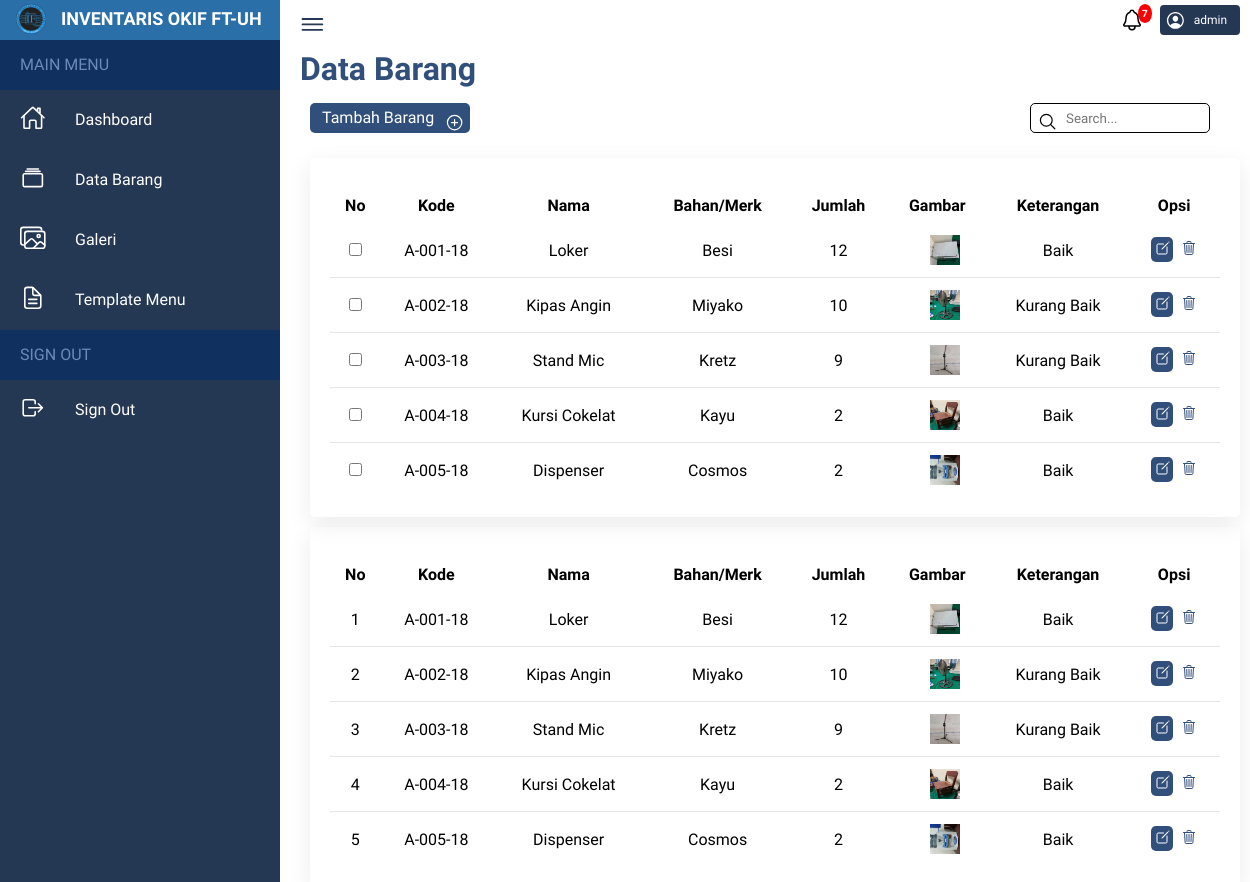
Page /index.php/databarang on the committed database.
### tables this page shows
CREATE TABLE `barang` (
  `id` int(11) NOT NULL,
  `kode` varchar(20) NOT NULL,
  `nama` varchar(50) NOT NULL,
  `bahan` varchar(50) NOT NULL,
  `jumlah` int(11) NOT NULL,
  `keterangan` varchar(40) NOT NULL,
  `gambar` varchar(100) NOT NULL
);

### application/controllers/Databarang.php (called while the page is built, shortened)
<?php
class Databarang extends CI_Controller {
	public function __construct()
	{
		$this->load->model('BarangModel');
	}
	public function index()
	{
		$data['title'] = 'DATA BARANG';
		$data['i'] =  1;
		$data['dataBarang'] = $this->BarangModel->get_barang();
		$this->load->helper('url');
        $this->load->view('templates/header', $data);
        $this->load->view('templates/sidetopbar');
		$this->load->view('databarang/databarang', $data);
        $this->load->view('templates/footer');
	}
}

### index.php (called while the page is built, shortened)
<?php
require_once BASEPATH.'core/CodeIgniter.php';

### application/models/BarangModel.php (called while the page is built, shortened)
<?php
class BarangModel extends CI_Model
{
    private $table = 'barang';
    public function get_barang()
    {
        $this->db->from($this->table);
        $query = $this->db->get();
        return $query->result();
    }
}

### application/views/databarang/databarang.php (the view)
        <div class="dataitem">
            <div class="dataitem__header">
                <div class="dataitem__title">
                    <h1>Data Barang</h1>
                </div>
                <div class="dataitem__fiture">
                    <div class="dataitem__add">
                        <a href="<?= site_url('Databarang/tambahbarang'); ?>" class="dataitem__adddetails">
                            <span>Tambah Barang<ion-icon name="add-circle-outline"></ion-icon></span>
                        </a>
                    </div>
                    <div class="dataitem__search" id="search_bar">
                        <label>
                            <input type="text" placeholder="Search...">
                            <ion-icon name="search-outline"></ion-icon>
                        </label>
                    </div>
                </div>
            </div>
            <div class="dataitem__details">
                <table>
                    <thead>
                        <tr>
                            <td>No</td>
                            <td>Kode</td>
                            <td>Nama</td>
                            <td>Bahan/Merk</td>
                            <td>Jumlah</td>
                            <td>Gambar</td>
                            <td>Keterangan</td>
                            <td>Opsi</td>
                        </tr>
                    </thead>
                    <tbody>
                        <?php
                            foreach ( $dataBarang as $row ) :
                                $ket = str_replace('_', ' ',$row->keterangan);
                        ?>
                            <tr>
                            <td><input type="checkbox"></td>
                            <td><?= $row->kode; ?></td>
                            <td><?= $row->nama; ?></td>
                            <td><?= $row->bahan; ?></td>
                            <td><?= $row->jumlah; ?></td>
                            <td><span class="dataitem__img"><img src="<?= base_url();?>/public/assets/<?= $row->gambar; ?>"></span></td>
                            <td><span class="dataitem__keterangan--<?= $row->keterangan; ?>"><?= $ket; ?></span></td>
                            <td>
                                <a href="<?= base_url(); ?>Databarang/EditBarang/<?= $row->id ?>">
                                    <span class="dataitem__editicon"><ion-icon name="create-outline"></ion-icon></span>
                                </a>
                                <a href="<?= base_url(); ?>Databarang/HapusBarang/<?= $row->id ?>">
                                    <span class="dataitem__deleteicon"><ion-icon name="trash-outline"></ion-icon></span>
                                </a>
                            </td>
                            </tr>
                        <?php
                            endforeach;
                        ?>
                    </tbody>
                </table>
            </div>
            <div class="dataitem__details">
                <table>
                    <thead>
                        <tr>
                            <td>No</td>
                            <td>Kode</td>
                            <td>Nama</td>
                            <td>Bahan/Merk</td>
                            <td>Jumlah</td>
                            <td>Gambar</td>
                            <td>Keterangan</td>
                            <td>Opsi</td>
                        </tr>
                    </thead>
                    <tbody>
                        <?php
                            foreach ( $dataBarang as $row ) :
                                $ket = str_replace('_', ' ',$row->keterangan);
                        ?>
                            <tr>
                            <td><?= $i ?></td>
                            <td><?= $row->kode; ?></td>
                            <td><?= $row->nama; ?></td>
                            <td><?= $row->bahan; ?></td>
                            <td><?= $row->jumlah; ?></td>
                            <td><span class="dataitem__img"><img src="<?= base_url();?>/public/assets/<?= $row->gambar; ?>"></span></td>
                            <td><span class="dataitem__keterangan--<?= $row->keterangan; ?>"><?= $ket; ?></span></td>
                            <td>
                                <a href="<?= base_url(); ?>Databarang/EditBarang/<?= $row->id ?>">
                                    <span class="dataitem__editicon"><ion-icon name="create-outline"></ion-icon></span>
                                </a>
                                <a href="<?= base_url(); ?>Databarang/HapusBarang/<?= $row->id ?>">
                                    <span class="dataitem__deleteicon"><ion-icon name="trash-outline"></ion-icon></span>
                                </a>
                            </td>
                            </tr>
                        <?php
                            $i += 1;
                            endforeach;
                        ?>
                    </tbody>
                </table>
            </div>
        </div>
    </div>
</div>

### application/views/templates/header.php (shortened to what this page needs)
<!DOCTYPE html>
<html lang="en">
<head>
    <link href="https://cdnjs.cloudflare.com/ajax/libs/font-awesome/6.2.1/css/all.min.css" rel="stylesheet"  type="text/css">
    <link rel="stylesheet" href="<?= base_url();?>/public/css/style.css">
</head>
<body>

### application/views/templates/sidetopbar.php (shortened to what this page needs)
<div class="container">
    <div class="navigation">
        <ul class="navigation__list navigation__list--hovered">
            <li class="navigation__item navigation__item--hovered">
                <a href="<?= base_url();?>Dashboard">
                    <span><img src="<?= base_url();?>public/assets/okif.png"></span>
                    <span class="navigation__header">INVENTARIS OKIF FT-UH</span>
                </a>
            </li>
            <li class="navigation__item">
                <div class="navigation__details">
                    <span class="navigation__mainmenu">MAIN MENU</span>
                </div>
            </li>
            <li class="navigation__item">
                <a href="<?= base_url();?>Dashboard" class="navigation__details navigation__details--hovered">
                    <span class="navigation__icon"><ion-icon name="home-outline"></ion-icon></span>
                    <span class="navigation__title">Dashboard</span>
                </a>
            </li>
            <li class="navigation__item">
                <a href="<?= base_url();?>Databarang" class="navigation__details navigation__details--hovered">
                    <span class="navigation__icon"><ion-icon name="albums-outline"></ion-icon></span>
                    <span class="navigation__title">Data Barang</span>
                </a>
            </li>
            <li class="navigation__item">
                <a href="<?= base_url();?>Galeri" class="navigation__details navigation__details--hovered">
                    <span class="navigation__icon"><ion-icon name="images-outline"></ion-icon></span>
                    <span class="navigation__title">Galeri</span>
                </a>
            </li>
            <li class="navigation__item">
                <a href="<?= base_url();?>Tempmenu" class="navigation__details navigation__details--hovered">
                    <span class="navigation__icon"><ion-icon name="document-text-outline"></ion-icon></span>
                    <span class="navigation__title">Template Menu</span>
                </a>
            </li>
            <li class="navigation__item">
                <div class="navigation__details">
                    <span class="navigation__menusignout">SIGN OUT</span>
                </div>
            </li>
            <li class="navigation__item">
                <a href="<?= base_url();?>LogOut" class="navigation__details navigation__details--hovered">
                    <span class="navigation__icon"><ion-icon name="log-out-outline"></ion-icon></span>
                    <span class="navigation__title">Sign Out</span>
                </a>
            </li>
        </ul>
    </div>
    <div class="main">
        <div class="topbar">
            <div class="topbar__left">
                <div class="toggle">
                    <ion-icon name="menu-outline"></ion-icon>
                </div>
            </div>
            <div class="topbar__right">
                <div class="notif__icon" id="notif">
                    <ion-icon name="notifications-outline"></ion-icon> <span>7</span>
                </div>
                <div class="admin__btn">
                    <a href="<?= base_url();?>Admin" class="admin__btndetails">
                        <ion-icon name="person-circle-outline"></ion-icon>
                        <span class="admin__btntitle">admin</span>
                    </a>
                </div>
            </div>
        </div>

### application/views/templates/footer.php (shortened to what this page needs)
</body>
</html>

### rows in the picture
barang: kode "A-001-18", nama "Loker", bahan "Besi", jumlah "12", gambar (picture), keterangan "Baik"
barang: kode "A-002-18", nama "Kipas Angin", bahan "Miyako", jumlah "10", gambar (picture), keterangan "Kurang Baik"
barang: kode "A-003-18", nama "Stand Mic", bahan "Kretz", jumlah "9", gambar (picture), keterangan "Kurang Baik"
barang: kode "A-004-18", nama "Kursi Cokelat", bahan "Kayu", jumlah "2", gambar (picture), keterangan "Baik"
barang: kode "A-005-18", nama "Dispenser", bahan "Cosmos", jumlah "2", gambar (picture), keterangan "Baik"
